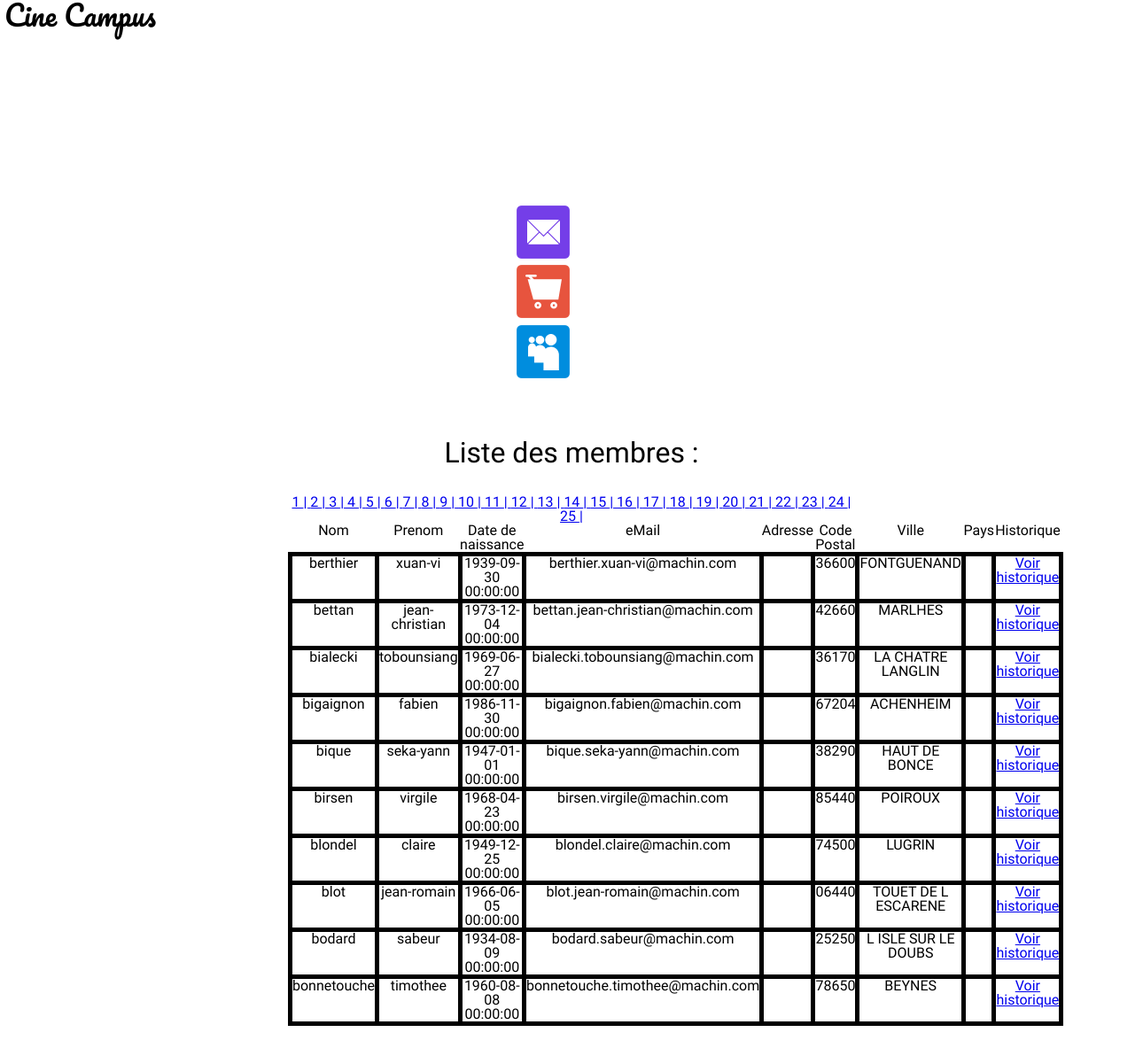
The page /view/membre.php?page=3 on the database its author committed.
### tables this page shows
CREATE TABLE `tp_fiche_personne` (
  `id_perso` int(11) NOT NULL,
  `nom` varchar(255) NOT NULL,
  `prenom` varchar(255) NOT NULL,
  `date_naissance` datetime NOT NULL,
  `email` varchar(255) NULL,
  `adresse` varchar(255) NOT NULL,
  `cpostal` varchar(255) NULL,
  `ville` varchar(255)  NULL,
  `pays` varchar(255)  NULL,
    PRIMARY KEY(`id_perso`)
);

### controllers/AboHistorique.php (the view, shortened to what this page needs)
        <?php
function listeMembre($bdd)
{
    $sql = "SELECT COUNT(*) AS \"numLigne\" FROM tp_fiche_personne";
    $requete = $bdd->query($sql);
    $data= $requete->fetch();
    $numLigne = $data['numLigne'];
    $elementParPage = 10;
    $nbreTotalPage = ceil($numLigne/$elementParPage);
    if (isset($_GET['page']) && $_GET['page']>0 && $_GET['page']<=$nbreTotalPage) {
        $numPage = $_GET['page'];
    }
    else
    {
        $numPage = 1;
    }
    for ($i = 1; $i <= $nbreTotalPage; $i++) {
        ?><a href="membre.php?page=<?= $i ?>"><?= $i . " | " ?></a>
        <?php
    }
    $num = ($numPage-1)*$elementParPage;
    $sql = 'SELECT * FROM tp_fiche_personne INNER JOIN tp_membre ON tp_membre.id_fiche_perso = tp_fiche_personne.id_perso ORDER BY tp_fiche_personne.nom ASC LIMIT ' . $num .',' . $elementParPage;
    $requete = $bdd->prepare($sql);
    $requete->execute();
    $result = $requete->fetchAll();
    foreach ($result as $value) {
        ?>
        <tr>
            <td><?php echo $value["nom"];?></td>
            <td><?php echo $value["prenom"];?></td>
            <td><?php echo $value["date_naissance"];?></td>
            <td><?php echo $value["email"];?></td>
            <td><?php echo $value["adresse"];?></td>
            <td><?php echo $value["cpostal"];?></td>
            <td><?php echo $value["ville"];?></td>
            <td><?php echo $value["pays"];?></td>
            <td><a href="historique.php?id_perso=<?= $value['id_perso'] ?>">Voir historique</a></td>
        </tr>
        <?php
    }
}
        ?>

### media/css/my_style.css (style rules this page uses)
html, body, div, span, applet, object, iframe, h1, h2, h3, h4, h5, h6, p, blockquote, pre, a, abbr, acronym, address, big, cite, code, del, dfn, em, img, ins, kbd, q, s, samp, small, strike, strong, sub, sup, tt, var, b, u, i, center, dl, dt, dd, ol, ul, li, fieldset, form, label, legend, table, caption, tbody, tfoot, thead, tr, th, td, article, aside, canvas, details, embed, figure, figcaption, footer, header, hgroup, menu, nav, output, ruby, section, summary, time, mark, audio, video { margin: 0; padding: 0; border: 0; font-size: 100%; font: inherit; vertical-align: baseline; }
article, aside, details, figcaption, figure, footer, header, hgroup, menu, nav, section { display: block; }
body { line-height: 1; }
ol, ul { list-style: none; }
body { width: 100%; }
header h1 { font-family: 'Pacifico', cursive; font-size: 2em; margin-bottom: 5%; }
header nav { clear: left; margin: auto; width: 10%; }
header a { height:64px; width:64px; display:inline-block; position:relative; }
header .home a { background: url(../img/home.png) no-repeat; }
header .search a { background: url(../img/search.png) no-repeat; }
header .contact a { background: url(../img/mailback.png) no-repeat; }
header .abonnement a { background: url(../img/abonnement.png) no-repeat; }
header .membre a { background: url(../img/membre.png) no-repeat; }
table tr td { margin: auto; border: 5px solid black; width: 5%; font-size: 1em; }

### rows shown on the page
tp_fiche_personne: nom "berthier", prenom "xuan-vi", date_naissance "1939-09-30 00:00:00", email "berthier.xuan-vi@machin.com", cpostal "36600", ville "FONTGUENAND"
tp_fiche_personne: nom "bettan", prenom "jean-christian", date_naissance "1973-12-04 00:00:00", email "bettan.jean-christian@machin.com", cpostal "42660", ville "MARLHES"
tp_fiche_personne: nom "bialecki", prenom "tobounsiang", date_naissance "1969-06-27 00:00:00", email "bialecki.tobounsiang@machin.com", cpostal "36170", ville "LA CHATRE LANGLIN"
tp_fiche_personne: nom "bigaignon", prenom "fabien", date_naissance "1986-11-30 00:00:00", email "bigaignon.fabien@machin.com", cpostal "67204", ville "ACHENHEIM"
tp_fiche_personne: nom "bique", prenom "seka-yann", date_naissance "1947-01-01 00:00:00", email "bique.seka-yann@machin.com", cpostal "38290", ville "HAUT DE BONCE"
tp_fiche_personne: nom "birsen", prenom "virgile", date_naissance "1968-04-23 00:00:00", email "birsen.virgile@machin.com", cpostal "85440", ville "POIROUX"
tp_fiche_personne: nom "blondel", prenom "claire", date_naissance "1949-12-25 00:00:00", email "blondel.claire@machin.com", cpostal "74500", ville "LUGRIN"
tp_fiche_personne: nom "blot", prenom "jean-romain", date_naissance "1966-06-05 00:00:00", email "blot.jean-romain@machin.com", cpostal "06440", ville "TOUET DE L ESCARENE"
tp_fiche_personne: nom "bodard", prenom "sabeur", date_naissance "1934-08-09 00:00:00", email "bodard.sabeur@machin.com", cpostal "25250", ville "L ISLE SUR LE DOUBS"
tp_fiche_personne: nom "bonnetouche", prenom "timothee", date_naissance "1960-08-08 00:00:00", email "bonnetouche.timothee@machin.com", cpostal "78650", ville "BEYNES"
